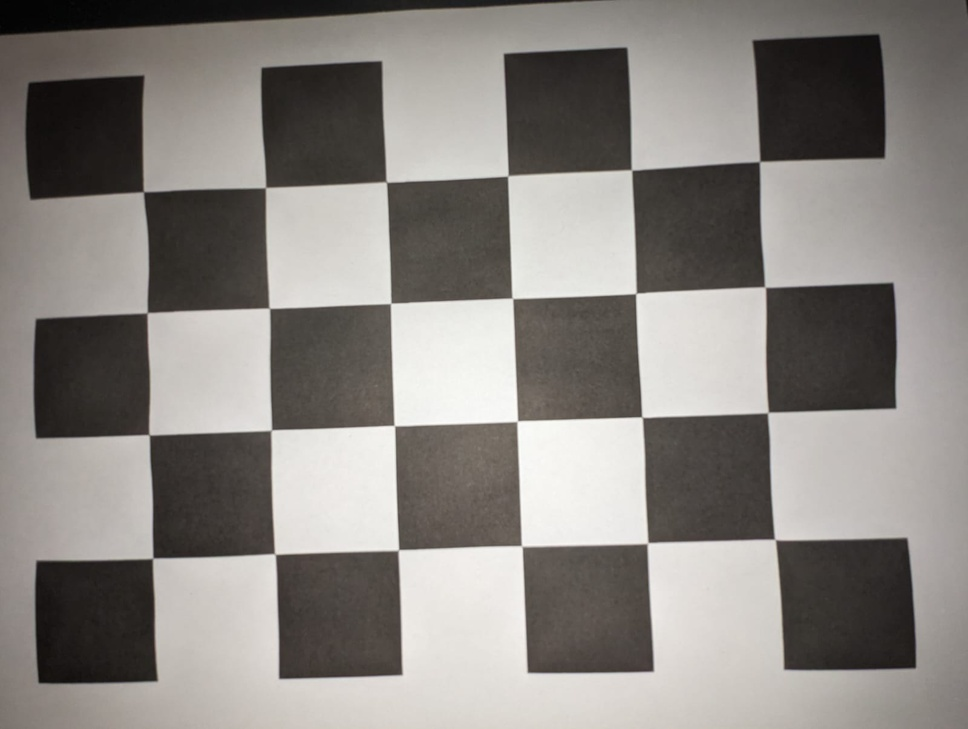
#> input picture surface.jpg, 968 x 729 px, shrunk from 1600 x 1204 before the run; its folder holds only this picture in this run
$ python callibration.py
#> lines starting #> are read from the running program, lines starting #| are printed output that depends on the picture; after the words box and inside, x2 and y2 are one past the last pixel; in counts of white or black regions, pixels touching at a corner belong together
import numpy as np
import cv2 as cv
import glob
# termination criteria
criteria = (cv.TERM_CRITERIA_EPS + cv.TERM_CRITERIA_MAX_ITER, 30, 0.001)
# prepare object points, like (0,0,0), (1,0,0), (2,0,0) ....,(6,5,0)
objp = np.zeros((6 * 4,3), np.float32)
objp[:,:2] = np.mgrid[0:6,0:4].T.reshape(-1,2)
# Arrays to store object points and image points from all the images.
objpoints = [] # 3d point in real world space
imgpoints = [] # 2d points in image plane.
images = glob.glob('*.jpg')
for fname in images:
    img = cv.imread(fname)
#> img is the input picture: shape (729, 968, 3); mean B, G, R 128.4, 132.6, 136.8
    gray = cv.cvtColor(img, cv.COLOR_BGR2GRAY)
    # Find the chess board corners
    ret, corners = cv.findChessboardCorners(gray, (6, 4), None)
#> ret = True; corners = 24 rows, first 8: [143.6, 191.8], [265.6, 187.4], [386.6, 182.3], [507.8, 176.1], [631.7, 170.1], [759.5, 161.5], [147.6, 312.4], [269.6, 308.3]
    # If found, add object points, image points (after refining them)
    if ret == True:
        objpoints.append(objp)
        corners2 = cv.cornerSubPix(gray,corners, (11,11), (-1,-1), criteria)
#> corners2 = 24 rows, first 8: [143.3, 191.7], [265.5, 187.6], [386.2, 181.9], [507.9, 175.9], [631.5, 170], [759.6, 161.5], [147.2, 312.8], [269.3, 308.2]
        imgpoints.append(corners2)

        # create a copy to avoid the having the lines drawn onto it on the next line
        original = img.copy()
        # Draw and display the corners
        cv.drawChessboardCorners(img, (6, 4), corners2, ret)
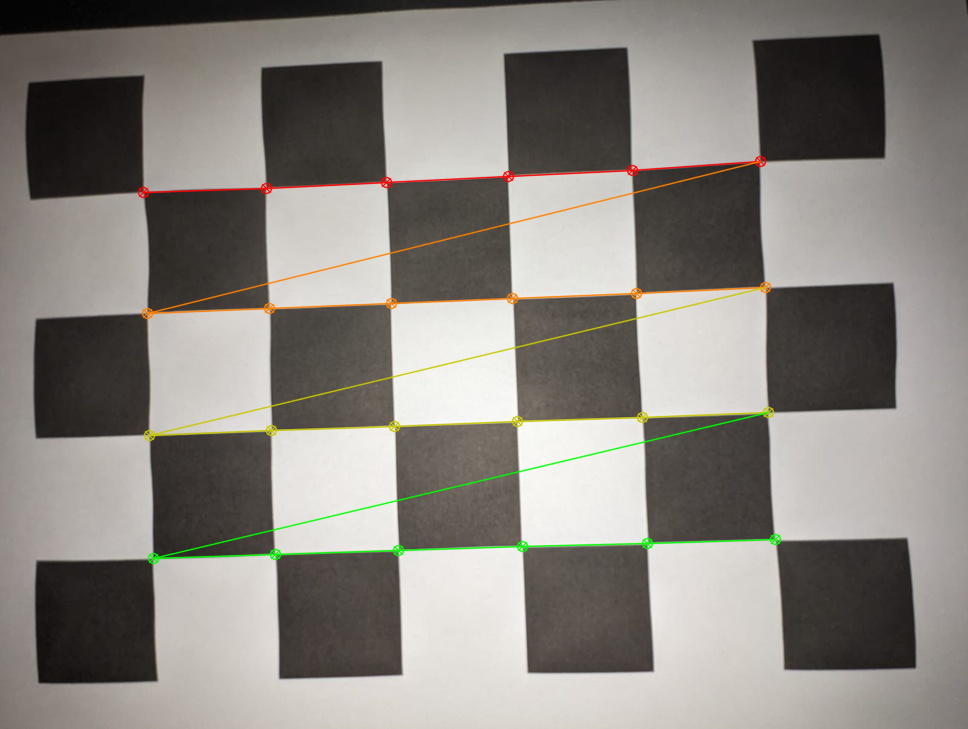
#> img: shape (729, 968, 3); 2.12% of pixels changed, all inside (x1, y1, x2, y2) = (137, 155, 782, 565)
        cv.imshow('img', img)
        cv.waitKey()

        ret, mtx, dist, rvecs, tvecs = cv.calibrateCamera(objpoints, imgpoints, gray.shape[::-1], None, None)
#> ret = 0.585; mtx = [[1984, 0, 417.5], [0, 1979.7, 222.7], [0, 0, 1]]; dist = [[1.25, -24.15, -0.0332, -0.0188, 190.7]]; rvecs = ([-0.0763, 0.121, -0.0399],); tvecs = ([-2.24, -0.245, 16.59],)
        h,  w = original.shape[:2]
#> h = 729; w = 968
        newcameramtx, roi = cv.getOptimalNewCameraMatrix(mtx, dist, (w,h), 1, (w,h))
#> newcameramtx = [[2035.2, 0, 414.8], [0, 2000.7, 220], [0, 0, 1]]; roi = (15, 9, 906, 673)
        dst = cv.undistort(original, mtx, dist, None, newcameramtx)
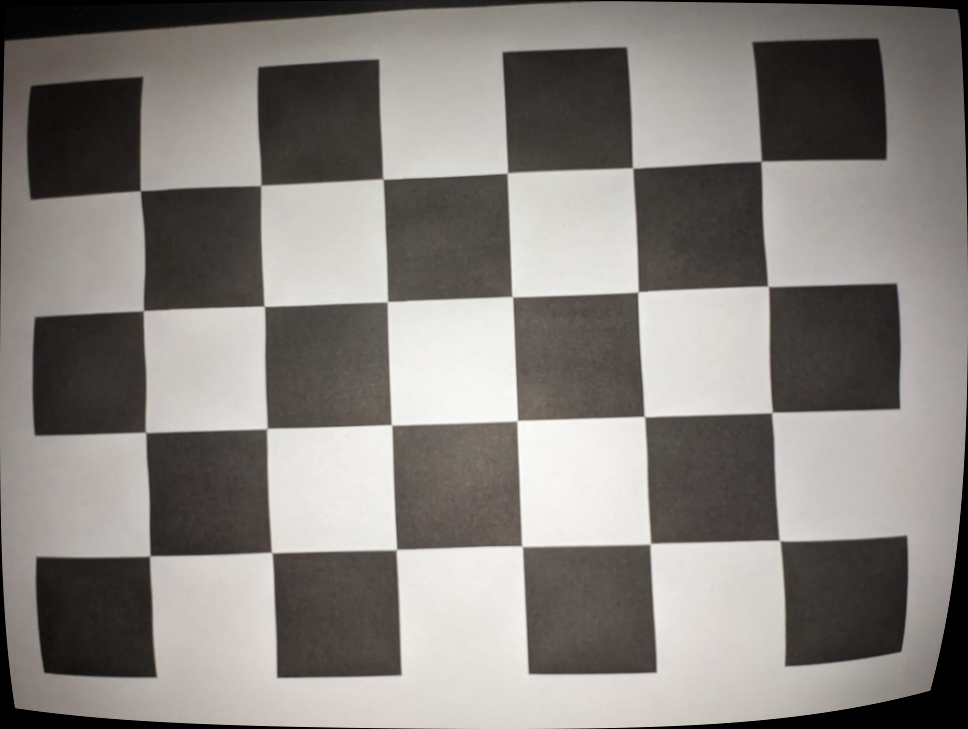
#> dst: shape (729, 968, 3); mean B, G, R 125.6, 129.8, 133.9

        x, y, w, h = roi
#> x = 15; y = 9; w = 906; h = 673
        dst = dst[y:y+h, x:x+w]
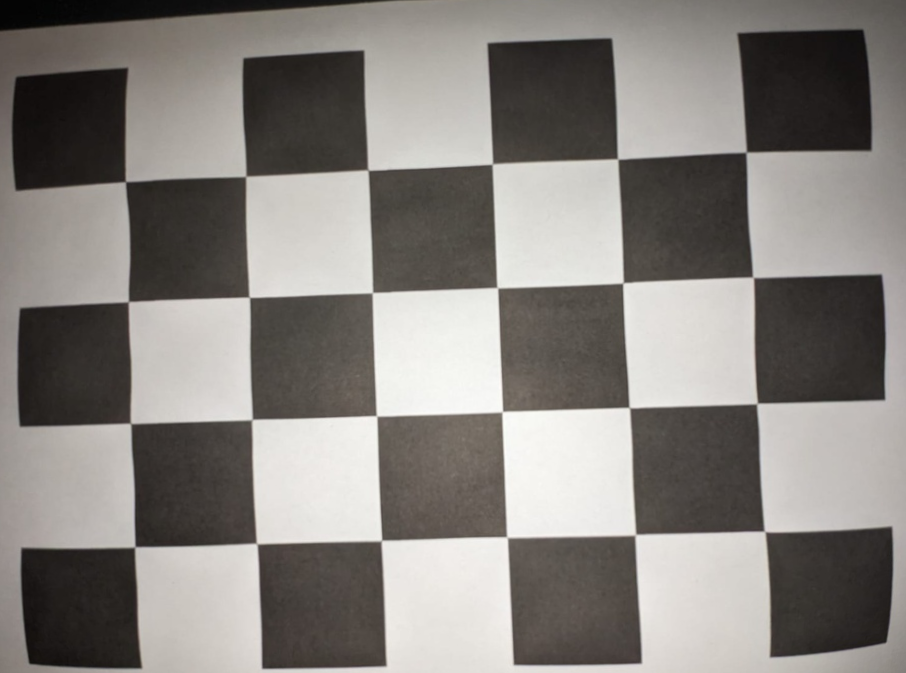
#> dst: shape (673, 906, 3); mean B, G, R 125.9, 130.2, 134.3
        cv.imshow('distorted', dst)
        cv.waitKey()
        # cv.imwrite('calibresult.png', dst)
    else:
        print('could not find corners')
cv.destroyAllWindows()
